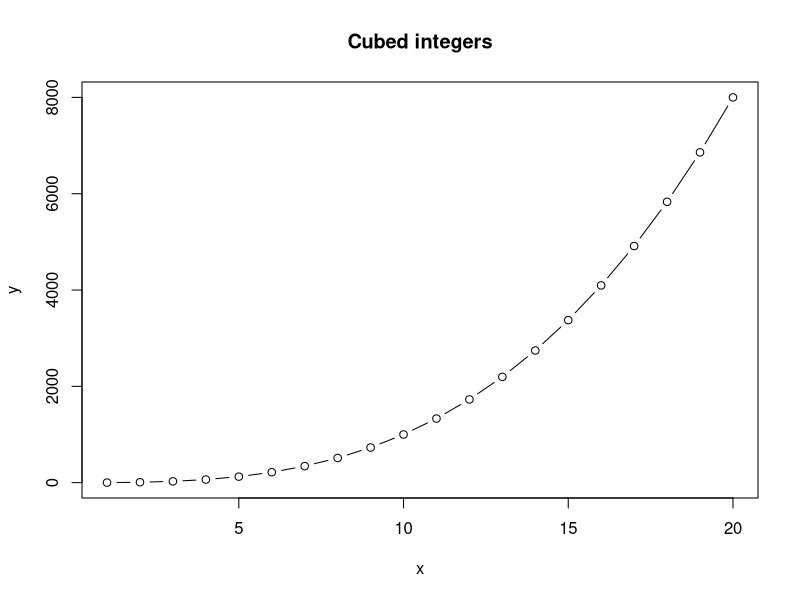

Here is the R script that generated this plot:
## This is a R script 
## Run this code to make a plot of x and x^3 for the integers from 1 to 10

x <- 1:20
y <- x^3


plot(x,y, type = "b", main = "Cubed integers")
